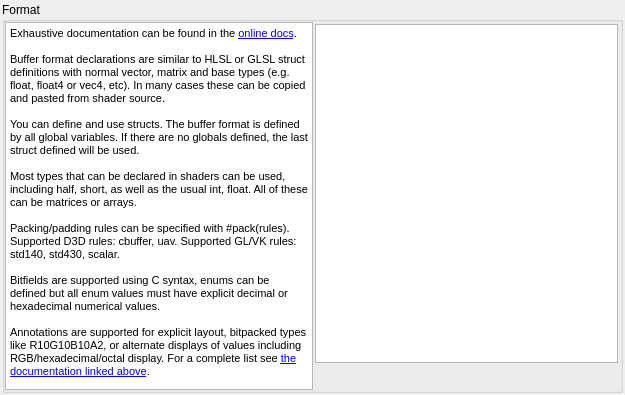
<?xml version="1.0" encoding="UTF-8"?>
<ui version="4.0">
 <class>BufferFormatSpecifier</class>
 <widget class="QWidget" name="BufferFormatSpecifier">
  <property name="geometry">
   <rect>
    <x>0</x>
    <y>0</y>
    <width>625</width>
    <height>395</height>
   </rect>
  </property>
  <property name="windowTitle">
   <string>Buffer Format</string>
  </property>
  <layout class="QGridLayout" name="gridLayout">
   <property name="leftMargin">
    <number>2</number>
   </property>
   <property name="topMargin">
    <number>2</number>
   </property>
   <property name="rightMargin">
    <number>2</number>
   </property>
   <property name="bottomMargin">
    <number>2</number>
   </property>
   <property name="horizontalSpacing">
    <number>0</number>
   </property>
   <item row="0" column="0" colspan="2">
    <widget class="QGroupBox" name="formatGroup">
     <property name="sizePolicy">
      <sizepolicy hsizetype="Expanding" vsizetype="Expanding">
       <horstretch>0</horstretch>
       <verstretch>0</verstretch>
      </sizepolicy>
     </property>
     <property name="title">
      <string>Format</string>
     </property>
     <layout class="QHBoxLayout" name="horizontalLayout_2">
      <property name="spacing">
       <number>0</number>
      </property>
      <property name="leftMargin">
       <number>0</number>
      </property>
      <property name="topMargin">
       <number>0</number>
      </property>
      <property name="rightMargin">
       <number>0</number>
      </property>
      <property name="bottomMargin">
       <number>0</number>
      </property>
      <item>
       <widget class="QTextBrowser" name="helpText">
        <property name="html">
         <string>&lt;!DOCTYPE HTML PUBLIC &quot;-//W3C//DTD HTML 4.0//EN&quot; &quot;http://www.w3.org/TR/REC-html40/strict.dtd&quot;&gt;
&lt;html&gt;&lt;head&gt;&lt;meta name=&quot;qrichtext&quot; content=&quot;1&quot; /&gt;&lt;style type=&quot;text/css&quot;&gt;
p, li { white-space: pre-wrap; }
&lt;/style&gt;&lt;/head&gt;&lt;body style=&quot; font-family:'MS Shell Dlg 2'; font-size:8.25pt; font-weight:400; font-style:normal;&quot;&gt;
&lt;p style=&quot; margin-top:0px; margin-bottom:0px; margin-left:0px; margin-right:0px; -qt-block-indent:0; text-indent:0px;&quot;&gt;&lt;span style=&quot; font-size:8pt;&quot;&gt;Exhaustive documentation can be found in the &lt;/span&gt;&lt;a href=&quot;https://noobdawn.org/docs/how/how_buffer_format.html&quot;&gt;&lt;span style=&quot; font-size:8pt; text-decoration: underline; color:#0000ff;&quot;&gt;online docs&lt;/span&gt;&lt;/a&gt;&lt;span style=&quot; font-size:8pt;&quot;&gt;.&lt;/span&gt;&lt;/p&gt;
&lt;p style=&quot;-qt-paragraph-type:empty; margin-top:0px; margin-bottom:0px; margin-left:0px; margin-right:0px; -qt-block-indent:0; text-indent:0px; font-size:8pt;&quot;&gt;&lt;br /&gt;&lt;/p&gt;
&lt;p style=&quot; margin-top:0px; margin-bottom:0px; margin-left:0px; margin-right:0px; -qt-block-indent:0; text-indent:0px;&quot;&gt;&lt;span style=&quot; font-size:8pt;&quot;&gt;Buffer format declarations are similar to HLSL or GLSL struct definitions with normal vector, matrix and base types (e.g. &lt;/span&gt;&lt;span style=&quot; font-family:'Courier New'; font-size:8pt;&quot;&gt;float&lt;/span&gt;&lt;span style=&quot; font-size:8pt;&quot;&gt;, &lt;/span&gt;&lt;span style=&quot; font-family:'Courier New'; font-size:8pt;&quot;&gt;float4&lt;/span&gt;&lt;span style=&quot; font-size:8pt;&quot;&gt; or &lt;/span&gt;&lt;span style=&quot; font-family:'Courier New'; font-size:8pt;&quot;&gt;vec4&lt;/span&gt;&lt;span style=&quot; font-size:8pt;&quot;&gt;, etc). In many cases these can be copied and pasted from shader source.&lt;/span&gt;&lt;/p&gt;
&lt;p style=&quot;-qt-paragraph-type:empty; margin-top:0px; margin-bottom:0px; margin-left:0px; margin-right:0px; -qt-block-indent:0; text-indent:0px; font-size:8pt;&quot;&gt;&lt;br /&gt;&lt;/p&gt;
&lt;p style=&quot; margin-top:0px; margin-bottom:0px; margin-left:0px; margin-right:0px; -qt-block-indent:0; text-indent:0px;&quot;&gt;&lt;span style=&quot; font-size:8pt;&quot;&gt;You can define and use structs. The buffer format is defined by all global variables. If there are no globals defined, the last struct defined will be used.&lt;/span&gt;&lt;/p&gt;
&lt;p style=&quot;-qt-paragraph-type:empty; margin-top:0px; margin-bottom:0px; margin-left:0px; margin-right:0px; -qt-block-indent:0; text-indent:0px; font-size:8pt;&quot;&gt;&lt;br /&gt;&lt;/p&gt;
&lt;p style=&quot; margin-top:0px; margin-bottom:0px; margin-left:0px; margin-right:0px; -qt-block-indent:0; text-indent:0px;&quot;&gt;&lt;span style=&quot; font-size:8pt;&quot;&gt;Most types that can be declared in shaders can be used, including half, short, as well as the usual int, float. All of these can be matrices or arrays.&lt;/span&gt;&lt;/p&gt;
&lt;p style=&quot;-qt-paragraph-type:empty; margin-top:0px; margin-bottom:0px; margin-left:0px; margin-right:0px; -qt-block-indent:0; text-indent:0px; font-size:8pt;&quot;&gt;&lt;br /&gt;&lt;/p&gt;
&lt;p style=&quot; margin-top:0px; margin-bottom:0px; margin-left:0px; margin-right:0px; -qt-block-indent:0; text-indent:0px;&quot;&gt;&lt;span style=&quot; font-size:8pt;&quot;&gt;Packing/padding rules can be specified with &lt;/span&gt;&lt;span style=&quot; font-family:'Courier New'; font-size:8pt;&quot;&gt;#pack(rules)&lt;/span&gt;&lt;span style=&quot; font-size:8pt;&quot;&gt;. Supported D3D rules: &lt;/span&gt;&lt;span style=&quot; font-family:'Courier New'; font-size:8pt;&quot;&gt;cbuffer&lt;/span&gt;&lt;span style=&quot; font-size:8pt;&quot;&gt;, &lt;/span&gt;&lt;span style=&quot; font-family:'Courier New'; font-size:8pt;&quot;&gt;uav&lt;/span&gt;&lt;span style=&quot; font-size:8pt;&quot;&gt;. Supported GL/VK rules: &lt;/span&gt;&lt;span style=&quot; font-family:'Courier New'; font-size:8pt;&quot;&gt;std140&lt;/span&gt;&lt;span style=&quot; font-size:8pt;&quot;&gt;, &lt;/span&gt;&lt;span style=&quot; font-family:'Courier New'; font-size:8pt;&quot;&gt;std430&lt;/span&gt;&lt;span style=&quot; font-size:8pt;&quot;&gt;, &lt;/span&gt;&lt;span style=&quot; font-family:'Courier New'; font-size:8pt;&quot;&gt;scalar&lt;/span&gt;&lt;span style=&quot; font-size:8pt;&quot;&gt;.&lt;/span&gt;&lt;/p&gt;
&lt;p style=&quot;-qt-paragraph-type:empty; margin-top:0px; margin-bottom:0px; margin-left:0px; margin-right:0px; -qt-block-indent:0; text-indent:0px; font-size:8pt;&quot;&gt;&lt;br /&gt;&lt;/p&gt;
&lt;p style=&quot; margin-top:0px; margin-bottom:0px; margin-left:0px; margin-right:0px; -qt-block-indent:0; text-indent:0px;&quot;&gt;&lt;span style=&quot; font-size:8pt;&quot;&gt;Bitfields are supported using C syntax, enums can be defined but all enum values must have explicit decimal or hexadecimal numerical values.&lt;/span&gt;&lt;/p&gt;
&lt;p style=&quot;-qt-paragraph-type:empty; margin-top:0px; margin-bottom:0px; margin-left:0px; margin-right:0px; -qt-block-indent:0; text-indent:0px; font-size:8pt;&quot;&gt;&lt;br /&gt;&lt;/p&gt;
&lt;p style=&quot; margin-top:0px; margin-bottom:0px; margin-left:0px; margin-right:0px; -qt-block-indent:0; text-indent:0px;&quot;&gt;&lt;span style=&quot; font-size:8pt;&quot;&gt;Annotations are supported for explicit layout, bitpacked types like R10G10B10A2, or alternate displays of values including RGB/hexadecimal/octal display. For a complete list see &lt;/span&gt;&lt;a href=&quot;https://noobdawn.org/docs/how/how_buffer_format.html&quot;&gt;&lt;span style=&quot; font-size:8pt; text-decoration: underline; color:#0000ff;&quot;&gt;the documentation linked above&lt;/span&gt;&lt;/a&gt;&lt;span style=&quot; font-size:8pt;&quot;&gt;.&lt;/span&gt;&lt;/p&gt;&lt;/body&gt;&lt;/html&gt;</string>
        </property>
        <property name="textInteractionFlags">
         <set>Qt::TextSelectableByKeyboard|Qt::TextSelectableByMouse|Qt::LinksAccessibleByMouse|Qt::LinksAccessibleByKeyboard</set>
        </property>
        <property name="openExternalLinks">
         <bool>true</bool>
        </property>
       </widget>
      </item>
      <item>
       <widget class="QWidget" name="savedContainer" native="true">
        <layout class="QVBoxLayout" name="verticalLayout">
         <property name="spacing">
          <number>2</number>
         </property>
         <property name="leftMargin">
          <number>2</number>
         </property>
         <property name="topMargin">
          <number>2</number>
         </property>
         <property name="rightMargin">
          <number>2</number>
         </property>
         <property name="bottomMargin">
          <number>2</number>
         </property>
         <item>
          <widget class="RDTreeWidget" name="savedList">
           <property name="horizontalScrollBarPolicy">
            <enum>Qt::ScrollBarAlwaysOff</enum>
           </property>
           <property name="sizeAdjustPolicy">
            <enum>QAbstractScrollArea::AdjustIgnored</enum>
           </property>
           <property name="editTriggers">
            <set>QAbstractItemView::AnyKeyPressed|QAbstractItemView::DoubleClicked|QAbstractItemView::EditKeyPressed|QAbstractItemView::SelectedClicked</set>
           </property>
           <property name="showDropIndicator" stdset="0">
            <bool>false</bool>
           </property>
           <property name="selectionMode">
            <enum>QAbstractItemView::SingleSelection</enum>
           </property>
           <property name="selectionBehavior">
            <enum>QAbstractItemView::SelectRows</enum>
           </property>
           <property name="indentation">
            <number>0</number>
           </property>
           <property name="rootIsDecorated">
            <bool>false</bool>
           </property>
           <property name="itemsExpandable">
            <bool>false</bool>
           </property>
          </widget>
         </item>
         <item>
          <layout class="QHBoxLayout" name="horizontalLayout_3">
           <property name="spacing">
            <number>2</number>
           </property>
           <property name="topMargin">
            <number>0</number>
           </property>
           <item>
            <widget class="QToolButton" name="showHelp">
             <property name="toolTip">
              <string>Show buffer definition help</string>
             </property>
             <property name="icon">
              <iconset resource="../Resources/resources.qrc">
               <normaloff>:/help.png</normaloff>:/help.png</iconset>
             </property>
             <property name="checkable">
              <bool>true</bool>
             </property>
             <property name="autoRaise">
              <bool>true</bool>
             </property>
            </widget>
           </item>
           <item>
            <spacer name="horizontalSpacer_2">
             <property name="orientation">
              <enum>Qt::Horizontal</enum>
             </property>
             <property name="sizeType">
              <enum>QSizePolicy::Expanding</enum>
             </property>
             <property name="sizeHint" stdset="0">
              <size>
               <width>0</width>
               <height>0</height>
              </size>
             </property>
            </spacer>
           </item>
           <item>
            <widget class="QToolButton" name="delDef">
             <property name="toolTip">
              <string>Delete selected structure definition</string>
             </property>
             <property name="icon">
              <iconset resource="../Resources/resources.qrc">
               <normaloff>:/del.png</normaloff>:/del.png</iconset>
             </property>
             <property name="autoRaise">
              <bool>true</bool>
             </property>
            </widget>
           </item>
           <item>
            <widget class="QToolButton" name="saveDef">
             <property name="toolTip">
              <string>Update selected with current structure definition</string>
             </property>
             <property name="icon">
              <iconset resource="../Resources/resources.qrc">
               <normaloff>:/save.png</normaloff>:/save.png</iconset>
             </property>
             <property name="autoRaise">
              <bool>true</bool>
             </property>
            </widget>
           </item>
           <item>
            <widget class="QToolButton" name="loadDef">
             <property name="toolTip">
              <string>Load selected structure definition</string>
             </property>
             <property name="icon">
              <iconset resource="../Resources/resources.qrc">
               <normaloff>:/action_hover.png</normaloff>:/action_hover.png</iconset>
             </property>
             <property name="autoRaise">
              <bool>true</bool>
             </property>
            </widget>
           </item>
          </layout>
         </item>
        </layout>
       </widget>
      </item>
     </layout>
    </widget>
   </item>
  </layout>
 </widget>
 <customwidgets>
  <customwidget>
   <class>RDTreeWidget</class>
   <extends>QTreeView</extends>
   <header>Widgets/Extended/RDTreeWidget.h</header>
  </customwidget>
 </customwidgets>
 <resources>
  <include location="../Resources/resources.qrc"/>
 </resources>
 <connections/>
</ui>
